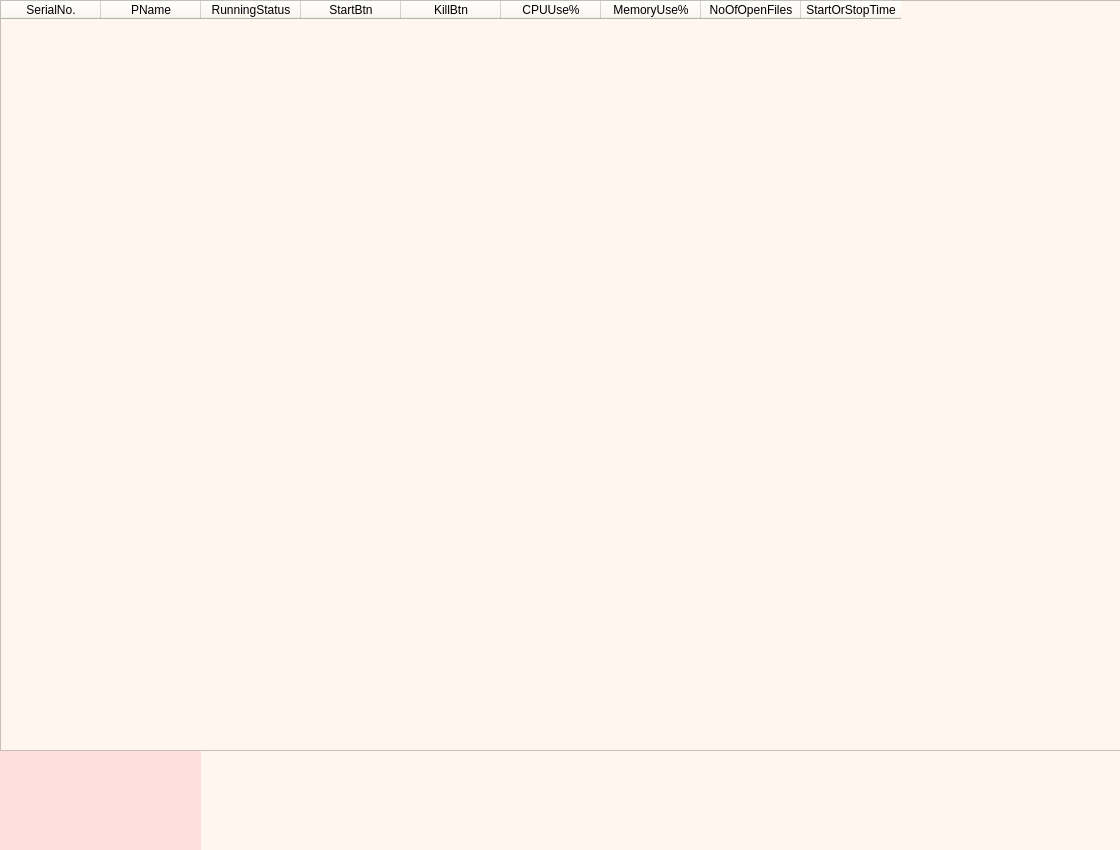
<?xml version="1.0" encoding="UTF-8"?>
<ui version="4.0">
 <class>Dialog</class>
 <widget class="QDialog" name="Dialog">
  <property name="geometry">
   <rect>
    <x>0</x>
    <y>0</y>
    <width>1120</width>
    <height>850</height>
   </rect>
  </property>
  <property name="windowTitle">
   <string>Dialog</string>
  </property>
  <property name="styleSheet">
   <string notr="true">
background-color: rgb(238, 238, 238);
background-color: rgb(255, 247, 239);</string>
  </property>
  <widget class="QWidget" name="widget" native="true">
   <property name="geometry">
    <rect>
     <x>0</x>
     <y>0</y>
     <width>201</width>
     <height>851</height>
    </rect>
   </property>
   <property name="styleSheet">
    <string notr="true">
background-color: rgb(255, 222, 222);</string>
   </property>
  </widget>
  <widget class="QTableWidget" name="tableWidget">
   <property name="geometry">
    <rect>
     <x>0</x>
     <y>0</y>
     <width>1121</width>
     <height>751</height>
    </rect>
   </property>
   <column>
    <property name="text">
     <string>SerialNo.</string>
    </property>
   </column>
   <column>
    <property name="text">
     <string>PName</string>
    </property>
   </column>
   <column>
    <property name="text">
     <string>RunningStatus</string>
    </property>
   </column>
   <column>
    <property name="text">
     <string>StartBtn</string>
    </property>
   </column>
   <column>
    <property name="text">
     <string>KillBtn</string>
    </property>
   </column>
   <column>
    <property name="text">
     <string>CPUUse%</string>
    </property>
   </column>
   <column>
    <property name="text">
     <string>MemoryUse%</string>
    </property>
   </column>
   <column>
    <property name="text">
     <string>NoOfOpenFiles</string>
    </property>
   </column>
   <column>
    <property name="text">
     <string>StartOrStopTime</string>
    </property>
   </column>
  </widget>
 </widget>
 <resources/>
 <connections/>
</ui>
